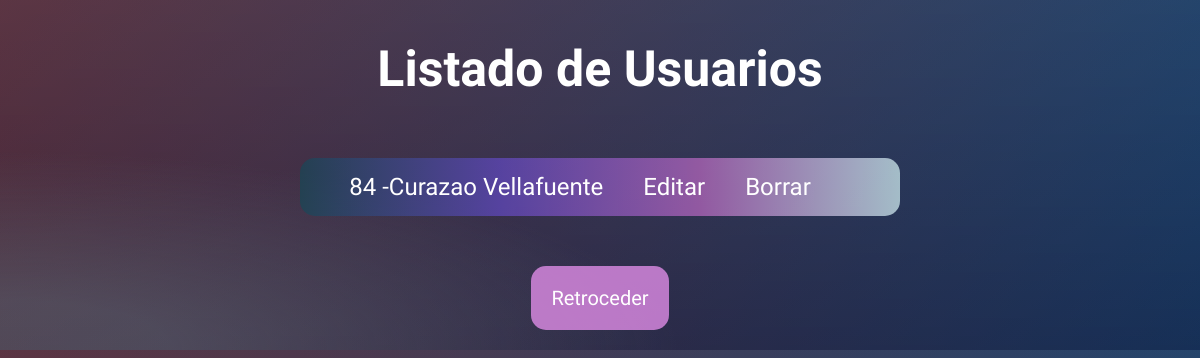
/Adopciones/usuarios/, run on an earlier commit of the app's database.
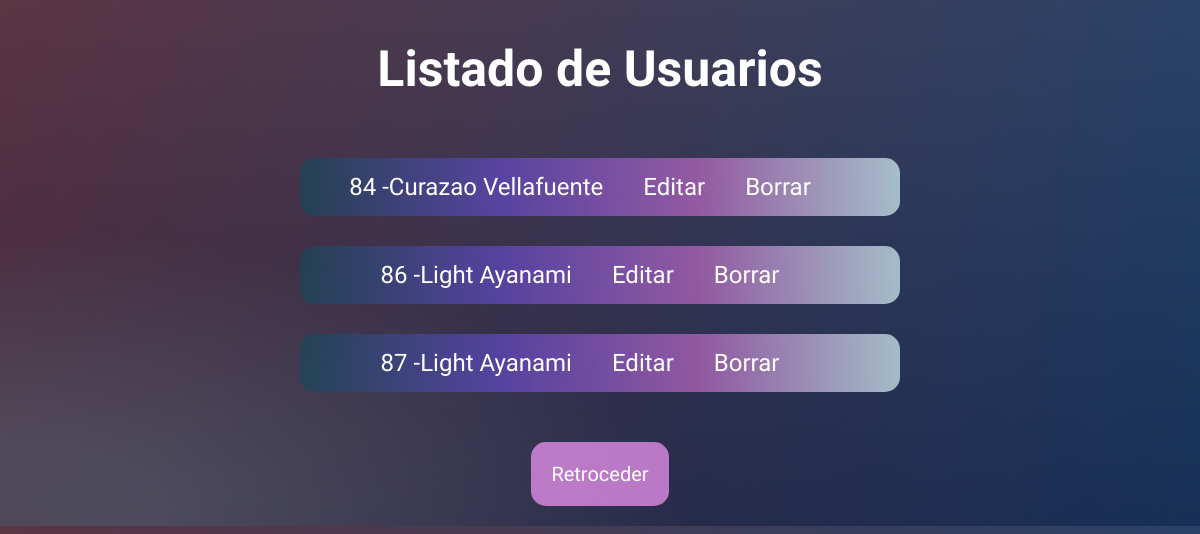
And on a later commit of the database.
### Adopciones/models.py (models this page shows)
class Usuario(models.Model):
    nombre     = models.CharField(max_length = 100)
    apellido   = models.CharField(max_length = 100)
    direccion  = models.CharField(max_length = 100)
    correo     = models.EmailField(max_length=70,blank=True)
    edad       = models.IntegerField()
    telefono   = models.IntegerField()
    def get_absolute_url(self):
        return reverse('Adopciones:detallesUsuario', kwargs={'myID':self.id})

### Adopciones/views.py (the view)
# urls.py: path('usuarios/', listaUsuarios, name='listaUsuarios'),
def listaUsuarios(request):
    obj = Usuario.objects.all()
    context = {
        "obj":obj,
        "url":Direcciones,
    }
    return render(request, "usuario/listaUsuario.html", context)

### Adopciones/models.py (called while the page is built)
    def  user(self):
        return "../user/"

### Adopciones/templates/usuario/listaUsuario.html (shortened to what this page needs)
{% extends 'base.html' %}
{% block head%}
   {% load staticfiles %}
    <link rel="stylesheet" href="{% static 'css/listado.css'%}">
{% endblock%}
{% block body%}
  <h1>Listado de Usuarios</h1>
  {% for usu in obj %}
    <div class="usuario">
      {{ usu.id }} -
      <a href="{{ usu.get_absolute_url }}">{{ usu.nombre }} {{ usu.apellido }}</a>
      <a href="{{ usu.id }}/editar">Editar</a>
      <a href="{{ usu.id }}/eliminar">Borrar</a>
    </div>
  {% endfor%}
  <div class="botones">
  <div class="back"><a href="{{ url.user }} "><button>Retroceder</button></a></div>
  </div>
{% endblock%}

### Adopciones/templates/base.html (shortened to what this page needs)
<!DOCTYPE html>
<html>
    <head>
        {% block head%}
        {% endblock%}
    </head>
    <body>
        {% block body%}
        {% endblock%}
    </body>
</html>

### Adopciones/static/css/listado.css (style rules this page uses)
* { margin: 0; padding: 0; box-sizing: border-box; }
h1 { color:white; text-align: center; margin: 40px; margin-bottom: 60px; font-size: 50px; font-family: 'Quicksand', sans-serif; }
body { background: #092756; background: -moz-radial-gradient(0% 100%, ellipse cover, rgba(104,128,138,.4) 10%,rgba(138,114,76,0) 40%),-moz-linear-gradient(top, rgba(57,173,219,.25) 0%, rgba(42,60,87,.4) 100%), -moz-linear-gradient(-45deg, #670d10 0%, #092756 100%); background: -webkit-radial-gradient(0% 100%, ellipse cover, rgba(104,128,138,.4) 10%,rgba(138,114,76,0) 40%), -webkit-linear-gradient(top, rgba(57,173,219,.25) 0%,rgba(42,60,87,.4) 100%), -webkit-linear-gradient(-45deg, #670d10 0%,#092756 100%); background: -o-radial-gradient(0% 100%, ellipse cover, rgba(104,128,138,.4) 10%,rgba(138,114,76,0) 40%), -o-linear-gradient(top, rgba(57,173,219,.25) 0%,rgba(42,60,87,.4) 100%), -o-linear-gradient(-45deg, #670d10 0%,#092756 100%); background: -ms-radial-gradient(0% 100%, ellipse cover, rgba(104,128,138,.4) 10%,rgba(138,114,76,0) 40%), -ms-linear-gradient(top, rgba(57,173,219,.25) 0%,rgba(42,60,87,.4) 100%), -ms-linear-gradient(-45deg, #670d10 0%,#092756 100%); background: -webkit-radial-gradient(0% 100%, ellipse cover, rgba(104,128,138,.4) 10%,rgba(138,114,76,0) 40%), linear-gradient(to bottom, rgba(57,173,219,.25) 0%,rgba(42,60,87,.4) 100%), linear-gradient(135deg, #670d10 0%,#092756 100%); }
.usuario { background: #03001ea4; background: -webkit-linear-gradient(to left, #fdeff962, #ec38bc80, #7403c07c, #03001e8f); background: linear-gradient(to left, #fdeff98f, #ec38bc81, #7403c077, #03001e78); color:white; display: flex; justify-content: center; margin: 30px; padding:15px; border-radius: 15px; margin-left: auto; margin-right: auto; font-size: 1.5em; font-family: 'Quicksand', sans-serif; background-color: rgba(64, 224, 208, 0.418); width: 600px; }
.usuario>a { margin-right: 40px; text-decoration: none; margin-right: 40px; color:white; }
button { margin-left: 100px; margin:20px; font-size: 20px; padding: 20px; border: none; border-radius:15px; background-color: rgba(225, 141, 233, 0.787); transition: padding 0.2s; color:white; font-family: 'Quicksand', sans-serif; }
.botones { display: flex; justify-content: center; }

What changed in the data, as far as the page shows it:
added Usuario: id "86", nombre "Light", apellido "Ayanami"
added Usuario: id "87", nombre "Light", apellido "Ayanami"
